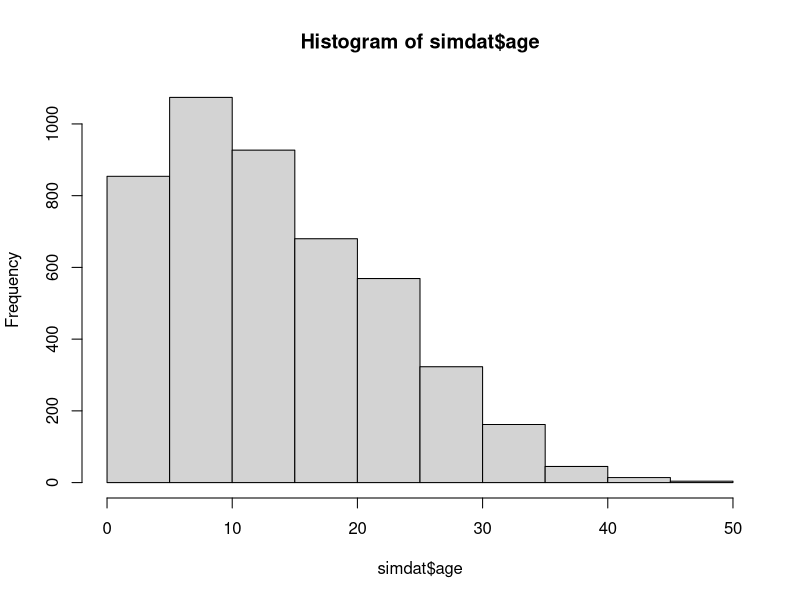
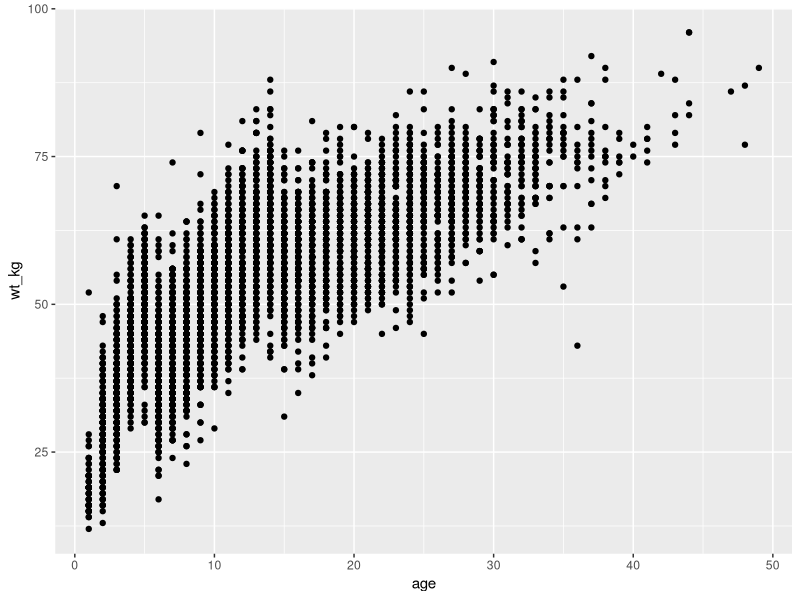
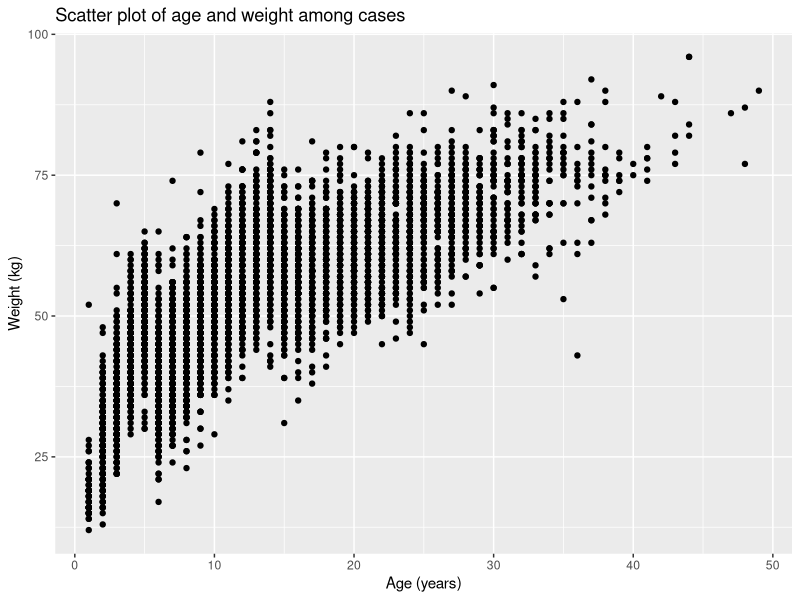
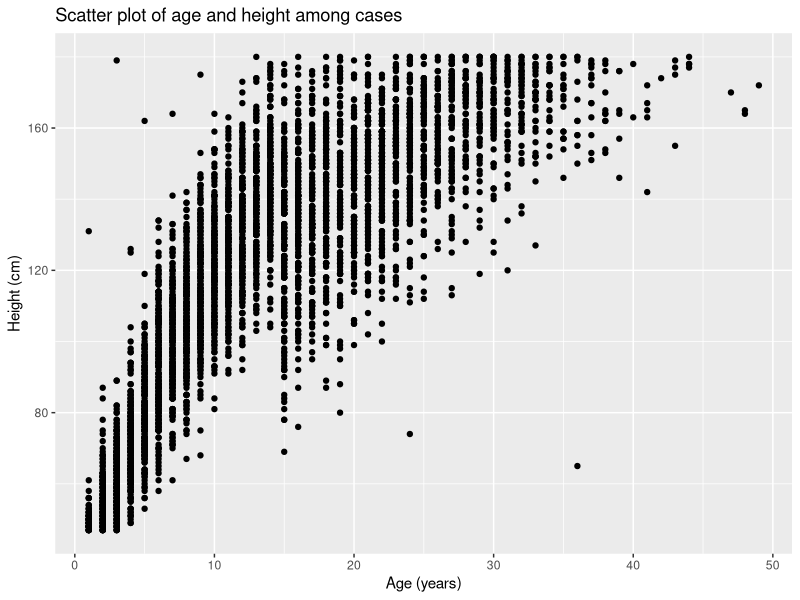
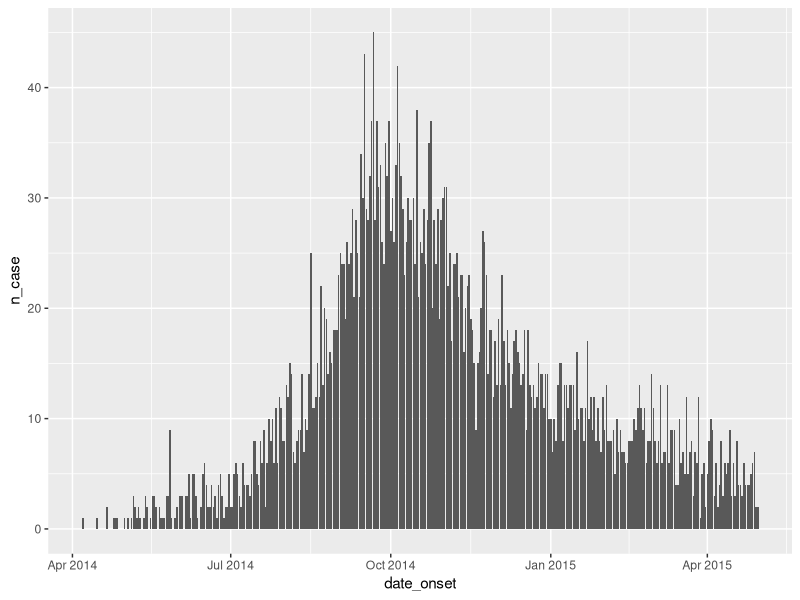
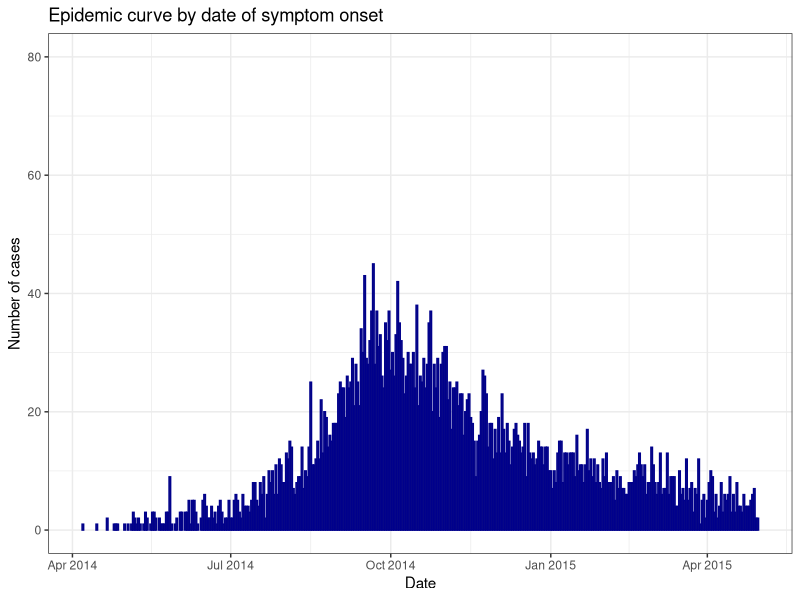
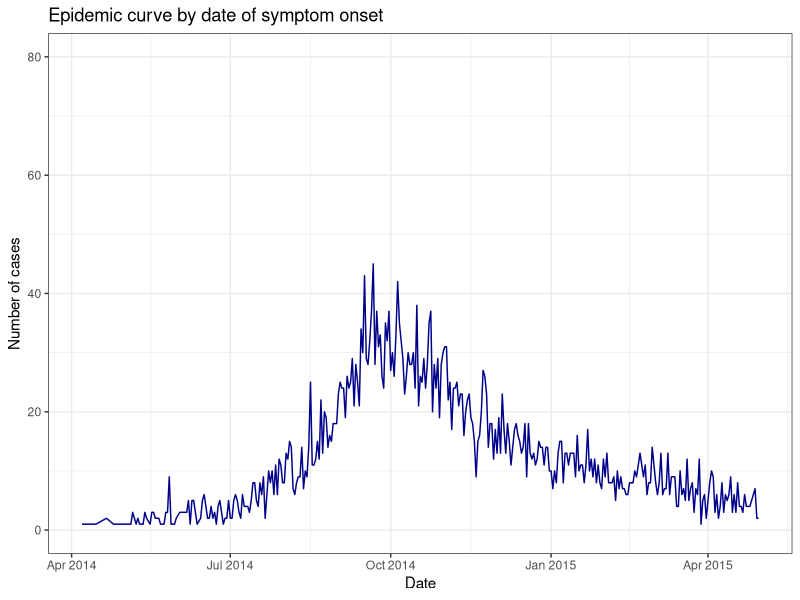
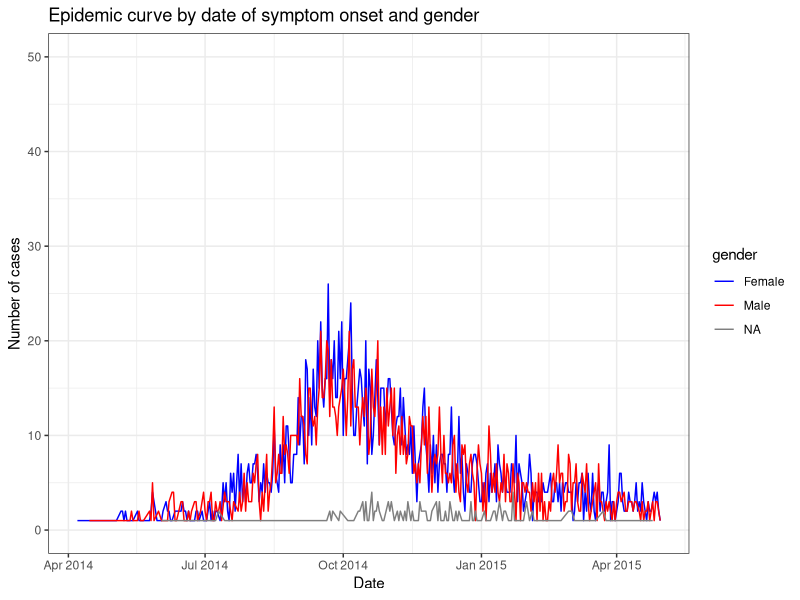

These figures' R source, in order:
## ---- chunk 1
simdat <- read.csv("data_sim.csv") #We can do this...

#simdat <- read.csv("C:/Users/zlh3/OneDrive - CDC/Grimaudo Personal/PE Fellowship Materials/trainings #materials/R_crash_course_DVBD/data_sim.csv") #... instead of this.
## ---- chunk 2
#install.packages("tidyverse")  #Installing the package -- this will take a moment. 
library(tidyverse)             #Loading the package. 
## ---- chunk 3
?unique()
## ---- chunk 4
View(simdat) # Opens a new tab in Rstudio to examine your dataframe
unique(simdat$hospital) # Tells you all the unique values in the specified column ($hospital)
str(simdat) # Tells you what kind of data that is contained in your dataframe
head(simdat) # Returns the first several rows of data in your dataframe
tail(simdat) # Returns the last several rows of data in your dataframe
dim(simdat) # Tells you the size of your dataframe
names(simdat) # Tells you the column names in your dataframe
nrow(simdat) # Returns the number of rows in your dataframe
ncol(simdat) # Returns the number of columns in your dataframe.
hist(simdat$age) # Returns a histogram of a column in your dataframe containing numerical data, in this case age. 
## ---- chunk 5
simdat$state <- "Colorado" # Creating a state column. 

# The above line of code creates the new column, 'state,' in our dataframe, 'simdat,' and fills every cell with the character "Colorado". Even though this column did not yet exist, we created it by assigning it values using the <- assignment syntax. 

simdat$bmi <- simdat$wt_kg/(simdat$ht_cm/100) #Creating a bmi column. 

# Above, we created a new column, bmi, in the simdat dataframe that contains each individual's body mass index (BMI), which is a function of their weight and height. In specifying this new column, we used the patient's height and weight data stored in separate columns in the dataframe, plugging them into the BMI equation. 

simdat$logbmi <- log10(simdat$bmi) #Creating a column of log-transformed bmi values. 

# In the above line, we used the function 'log10()', which log(base-10)-transforms numerical data passed to the function. We
# passed the data contained in the bmi column we just created to this function to log-transform it and store the results in the logbmi column. 
## ---- chunk 6
require(dplyr)
## ---- chunk 7
simdat.military <- filter(simdat, hospital == "Military Hospital")

#In the above line, we specified the new dataframe, simdat.military, to be a subset of simdat, specifically those rows where the 'hospital' column contains a string exactly equal to "Military Hospital". 

dim(simdat.military) # As you can see, the size of our dataframe has reduced compared to simdat, indicating the subsetting worked. 
## ---- chunk 8
simdat.18 <- filter(simdat, age > 18) # However, this dataframe does not contain individuals exactly 18 years-old...
simdat.18 <- filter(simdat, age >= 18) # ... this one does. 
dim(simdat.18) # Looks like the subsetting was successful. 
## ---- chunk 9
# Look to the right for plain English translations. 

outcome.summ <- simdat %>% # To make a new dataframe called outcome.summ, first take simdat AND THEN...
  group_by(hospital, outcome) %>% # ... group together all of its data based on hospital and outcome AND THEN...
  summarise(bmi.mean = mean(bmi), bmi.sd = sd(bmi)) # ... summarize each group's BMI data, storing the mean in a column called "bmi.mean" and the standard deviation in a column called "bmi.sd". 

head(outcome.summ) # Give me the first 6 rows of the new dataframe. 
## ---- chunk 10
write.csv(outcome.summ, "bmi_summ_dat.csv", row.names = F)
# The row.names = F argument tells R to, when writing the .csv, to not include row number as a column in the spreadsheet. 
## ---- chunk 11
class(simdat$date_onset)
## ---- chunk 12
#Using tidyverse
simdat<- simdat%>%
          mutate(date_onset=as.Date(date_onset,format="%m/%d/%Y"))
## ---- chunk 13
class(simdat$date_onset)
head(simdat$date_onset)
## ---- chunk 14
simdat.2014<- simdat%>%
                  filter(date_onset<=as.Date("2014-12-31"))
## ---- chunk 15
ggplot(data=simdat,              #data
        aes(x=age, y=wt_kg))+    #aes mapping of x and y axis
        geom_point()             #specifying scatter plot
## ---- chunk 16
ggplot(data=simdat,                                              #data
        aes(x=age, y=wt_kg))+                                    #aes mapping of x and y axis
        geom_point()+                                            #specifying scatter plot
        ggtitle("Scatter plot of age and weight among cases")+   #Plot title
        xlab("Age (years)")+                                     #X-axis label
        ylab("Weight (kg)")                                      #Y-axis label
  
## ---- chunk 17
ggplot(data=simdat,                                              #data
        aes(x=age, y=ht_cm))+                                    #aes mapping of x and y axis
        geom_point()+                                            #specifying scatter plot
        ggtitle("Scatter plot of age and height among cases")+   #Plot title
        xlab("Age (years)")+                                     #X-axis label
        ylab("Height (cm)")                                      #Y-axis label
## ---- chunk 18
simdat.day.summ<-simdat%>%
                  group_by(date_onset)%>%
                  summarise(n_case=n())
                  
## ---- chunk 19

ggplot(data=simdat.day.summ,                                              #data
        aes(x=date_onset, y=n_case))+                                    #aes mapping of x and y axis
        geom_col()                                                      #specifying bar plot

## ---- chunk 20
ggplot(data=simdat.day.summ,                                             #data
        aes(x=date_onset, y=n_case))+                                    #aes mapping of x and y axis
        geom_col(color="darkblue")+                                      #specifying bar plot  
        ggtitle("Epidemic curve by date of symptom onset")+              #Plot title
          xlab("Date")+                                                  #X-axis label
          ylab("Number of cases")+                                       #Y-axis label
          ylim(0,80)+                                                    #setting limits of y-axis
          theme_bw()                                                     #specifying a theme
## ---- chunk 21
ggplot(data=simdat.day.summ,                                             #data
        aes(x=date_onset, y=n_case))+                                    #aes mapping of x and y axis
        geom_line(color="darkblue")+                                     #specifying line plot  
        ggtitle("Epidemic curve by date of symptom onset")+              #Plot title
          xlab("Date")+                                                  #X-axis label
          ylab("Number of cases")+                                       #Y-axis label
        ylim(0,80)+                                                      #setting y-axis limits
        theme_bw()                                                       #specifying a theme
## ---- chunk 22
simdat.day.gend.summ<-simdat%>%
                  group_by(date_onset,gender)%>%
                  summarise(n_case=n())

ggplot(data=simdat.day.gend.summ,                                              #data
        aes(x=date_onset, y=n_case, color=gender))+                            #aes mapping of x and y axis
        geom_line()+                                                           #specifying bar plot  
        scale_color_manual(
             values = c("f" = "blue", "m" = "red"),
             labels = c("Female", "Male"))+                     # Custom labels
        ggtitle("Epidemic curve by date of symptom onset and gender")+         #Plot title
          xlab("Date")+                                                        #X-axis label
          ylab("Number of cases")+                                             #Y-axis label
          ylim(0,50)+                                                          #setting y-axis limits
          theme_bw()                                                           #specifying a theme

## ---- chunk 23
## To view the dataset
view(simdat)
class(simdat$date_outcome)

simdat<- simdat%>%
            mutate(date_outcome=as.Date(date_outcome, format="%m/%d/%Y"),   ##first convert date outcome to a date
                   days_outcome_onset = date_outcome-date_onset)            ##then subtract date onset and date outcome

## ---- chunk 24
simdat.2014<-simdat[simdat$date_onset<=as.Date("2014-12-31"),]
#Using base R
simdat$date_onset <- as.Date(simdat$date_onset, format="%m/%d/%Y")
## ---- chunk 25
print("Congratulations, you've completed the workshop!")
